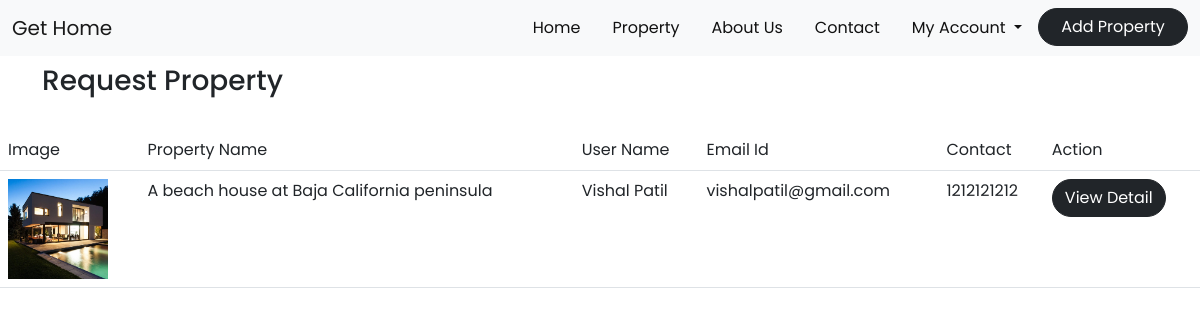
The page /Admin/request.php (signed in) on the database its author committed.
### tables this page shows
CREATE TABLE `addproperty` (
  `id` int(255) NOT NULL,
  `title` varchar(255) NOT NULL,
  `description` varchar(255) NOT NULL,
  `price` varchar(255) NOT NULL,
  `status` varchar(255) NOT NULL,
  `type` varchar(255) NOT NULL,
  `location` varchar(255) NOT NULL,
  `bedrooms` varchar(255) NOT NULL,
  `bathrooms` varchar(255) NOT NULL,
  `floors` varchar(255) NOT NULL,
  `garages` varchar(255) NOT NULL,
  `parking_place` varchar(255) NOT NULL,
  `area` varchar(255) NOT NULL,
  `size` varchar(255) NOT NULL,
  `s_r_price` varchar(255) NOT NULL,
  `air_condi` varchar(255) NOT NULL,
  `bed` varchar(255) NOT NULL,
  `coffe_pot` varchar(255) NOT NULL,
  `c_cooling` varchar(255) NOT NULL,
  `balcony` varchar(255) NOT NULL,
  `p_friendly` varchar(255) NOT NULL,
  `barbeque` varchar(255) NOT NULL,
  `f_alarm` varchar(255) NOT NULL,
  `m_kitchen` varchar(255) NOT NULL,
  `storage` varchar(255) NOT NULL,
  `microwave` varchar(255) NOT NULL,
  `o_kitchen` varchar(255) NOT NULL,
  `dryer` varchar(255) NOT NULL,
  `heating` varchar(255) NOT NULL,
  `pool` varchar(255) NOT NULL,
  `laundry` varchar(255) NOT NULL,
  `sauna` varchar(255) NOT NULL,
  `gym` varchar(255) NOT NULL,
  `elevator` varchar(255) NOT NULL,
  `d_washer` varchar(255) NOT NULL,
  `r_terrace` varchar(255) NOT NULL,
  `terrace` varchar(255) NOT NULL,
  `e_exit` varchar(255) NOT NULL,
  `img_1` varchar(255) NOT NULL,
  `img_2` varchar(255) NOT NULL,
  `img_3` varchar(255) NOT NULL,
  `img_4` varchar(255) NOT NULL,
  `img_5` varchar(255) NOT NULL,
  `img_6` varchar(255) NOT NULL,
  `address` varchar(255) NOT NULL,
  `country` varchar(255) NOT NULL,
  `state` varchar(255) NOT NULL,
  `city` varchar(255) NOT NULL,
  `pin` varchar(255) NOT NULL,
  `neighb` varchar(255) NOT NULL,
  `user_id` varchar(255) NOT NULL
);

CREATE TABLE `request` (
  `id` int(255) NOT NULL,
  `name` varchar(255) NOT NULL,
  `email` varchar(255) NOT NULL,
  `phone` varchar(255) NOT NULL,
  `message` varchar(255) NOT NULL,
  `user_id` varchar(255) NOT NULL,
  `property_id` varchar(255) NOT NULL,
  `date_e` varchar(255) NOT NULL,
  `remark` varchar(255) NOT NULL,
  `datea` varchar(255) NOT NULL
);

### Admin/request.php (the view, shortened to what this page needs)
<!DOCTYPE html>
<html>
<head>
</head>
<body>
<form method="post" enctype="multipart/form-data">
<?php include 'navabar.php' ?>
<div class="container mt-2">
  <h3>Request Property</h3>
</div>
<br>
<?php
include '../db_conn.php';
$email = $_SESSION['email'];
$sql = " select * from a_regi where email = '$email' ";
$run = mysqli_query($conn,$sql);
$row = mysqli_fetch_array($run);
$id = $row['id'];
?>
<center>
	<div class="table-responsive">
	<table class="table">
		<tr>
			<td>Image</td>
			<td>Property Name</td>
			<td>User Name</td>
			<td>Email Id</td>
			<td>Contact</td>
			<td>Action</td>
		</tr>
<?php
include '../db_conn.php';
$sql = " select * from request where user_id = '$id' ";
$run = mysqli_query($conn,$sql);
while ($row = mysqli_fetch_array($run))
{
	$property_id = $row['property_id'];
?>
<?php
include '../db_conn.php';
$sqll = " select * from addproperty where id = '$property_id' ";
$raua = mysqli_query($conn,$sqll);
while ($raaow = mysqli_fetch_array($raua))
{
?>
		<tr>
			<td><img src="../Image/<?php echo $raaow['img_1'] ?>" height="100" width="100"></td>
			<td><?php echo $raaow['title'] ?></td>
			<td><?php echo $row['name']; ?></td>
			<td><?php echo $row['email']; ?></td>
			<td><?php echo $row['phone']; ?></td>
			<td><a href="req_detail.php?id=<?php echo $row['id']; ?>"><input type="button" name="" value="View Detail" class="btn btn-dark rounded-pill"></a></td>
		</tr>
	<?php } } ?>
	</table>
	</div>
</center>
</form>
</body>
</html>

### Admin/navabar.php (style rules this page uses)
body { font-family: 'Poppins', sans-serif; }

### rows shown on the page
request: name "Vishal Patil", email "vishalpatil@gmail.com", phone "1212121212"
addproperty: img_1 (picture), title "A beach house at Baja California peninsula"
